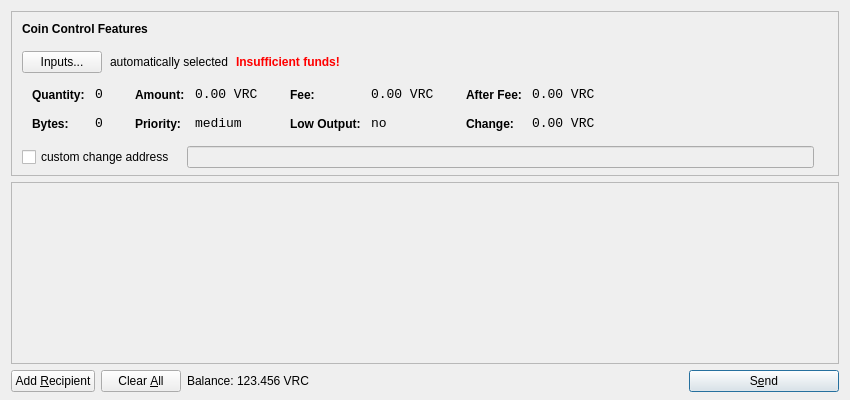
<?xml version="1.0" encoding="UTF-8"?>
<ui version="4.0">
 <class>SendCoinsDialog</class>
 <widget class="QDialog" name="SendCoinsDialog">
  <property name="geometry">
   <rect>
    <x>0</x>
    <y>0</y>
    <width>850</width>
    <height>400</height>
   </rect>
  </property>
  <property name="windowTitle">
   <string>Send Coins</string>
  </property>
  <layout class="QVBoxLayout" name="verticalLayout" stretch="0,1,0">
   <property name="bottomMargin">
    <number>8</number>
   </property>
   <item>
    <widget class="QFrame" name="frameCoinControl">
     <property name="sizePolicy">
      <sizepolicy hsizetype="Expanding" vsizetype="Expanding">
       <horstretch>0</horstretch>
       <verstretch>0</verstretch>
      </sizepolicy>
     </property>
     <property name="maximumSize">
      <size>
       <width>16777215</width>
       <height>16777215</height>
      </size>
     </property>
     <property name="frameShape">
      <enum>QFrame::StyledPanel</enum>
     </property>
     <property name="frameShadow">
      <enum>QFrame::Sunken</enum>
     </property>
     <layout class="QVBoxLayout" name="verticalLayoutCoinControl2">
      <property name="spacing">
       <number>-1</number>
      </property>
      <property name="leftMargin">
       <number>0</number>
      </property>
      <property name="topMargin">
       <number>0</number>
      </property>
      <property name="rightMargin">
       <number>0</number>
      </property>
      <property name="bottomMargin">
       <number>6</number>
      </property>
      <item>
       <layout class="QVBoxLayout" name="verticalLayoutCoinControl" stretch="0,0,0,0,1">
        <property name="spacing">
         <number>0</number>
        </property>
        <property name="leftMargin">
         <number>10</number>
        </property>
        <property name="topMargin">
         <number>10</number>
        </property>
        <item>
         <layout class="QHBoxLayout" name="horizontalLayoutCoinControl1">
          <property name="bottomMargin">
           <number>15</number>
          </property>
          <item>
           <widget class="QLabel" name="labelCoinControlFeatures">
            <property name="sizePolicy">
             <sizepolicy hsizetype="Preferred" vsizetype="Maximum">
              <horstretch>0</horstretch>
              <verstretch>0</verstretch>
             </sizepolicy>
            </property>
            <property name="font">
             <font>
              <weight>75</weight>
              <bold>true</bold>
             </font>
            </property>
            <property name="styleSheet">
             <string notr="true">font-weight:bold;</string>
            </property>
            <property name="text">
             <string>Coin Control Features</string>
            </property>
           </widget>
          </item>
         </layout>
        </item>
        <item>
         <layout class="QHBoxLayout" name="horizontalLayoutCoinControl2" stretch="0,0,0,0">
          <property name="spacing">
           <number>8</number>
          </property>
          <property name="bottomMargin">
           <number>10</number>
          </property>
          <item>
           <widget class="QPushButton" name="pushButtonCoinControl">
            <property name="styleSheet">
             <string notr="true"/>
            </property>
            <property name="text">
             <string>Inputs...</string>
            </property>
           </widget>
          </item>
          <item>
           <widget class="QLabel" name="labelCoinControlAutomaticallySelected">
            <property name="text">
             <string>automatically selected</string>
            </property>
            <property name="margin">
             <number>5</number>
            </property>
           </widget>
          </item>
          <item>
           <widget class="QLabel" name="labelCoinControlInsuffFunds">
            <property name="font">
             <font>
              <weight>75</weight>
              <bold>true</bold>
             </font>
            </property>
            <property name="styleSheet">
             <string notr="true">color:red;font-weight:bold;</string>
            </property>
            <property name="text">
             <string>Insufficient funds!</string>
            </property>
            <property name="margin">
             <number>5</number>
            </property>
           </widget>
          </item>
          <item>
           <spacer name="horizontalSpacerCoinControl">
            <property name="orientation">
             <enum>Qt::Horizontal</enum>
            </property>
            <property name="sizeHint" stdset="0">
             <size>
              <width>40</width>
              <height>1</height>
             </size>
            </property>
           </spacer>
          </item>
         </layout>
        </item>
        <item>
         <widget class="QWidget" name="widgetCoinControl" native="true">
          <property name="sizePolicy">
           <sizepolicy hsizetype="Preferred" vsizetype="Preferred">
            <horstretch>0</horstretch>
            <verstretch>0</verstretch>
           </sizepolicy>
          </property>
          <property name="minimumSize">
           <size>
            <width>0</width>
            <height>0</height>
           </size>
          </property>
          <property name="styleSheet">
           <string notr="true"/>
          </property>
          <layout class="QHBoxLayout" name="horizontalLayoutCoinControl5">
           <property name="margin">
            <number>0</number>
           </property>
           <item>
            <layout class="QHBoxLayout" name="horizontalLayoutCoinControl3" stretch="0,0,0,1">
             <property name="spacing">
              <number>20</number>
             </property>
             <property name="topMargin">
              <number>0</number>
             </property>
             <property name="bottomMargin">
              <number>10</number>
             </property>
             <item>
              <layout class="QFormLayout" name="formLayoutCoinControl1">
               <property name="horizontalSpacing">
                <number>10</number>
               </property>
               <property name="verticalSpacing">
                <number>14</number>
               </property>
               <property name="leftMargin">
                <number>10</number>
               </property>
               <property name="topMargin">
                <number>4</number>
               </property>
               <property name="rightMargin">
                <number>6</number>
               </property>
               <item row="0" column="0">
                <widget class="QLabel" name="labelCoinControlQuantityText">
                 <property name="styleSheet">
                  <string notr="true">font-weight:bold;</string>
                 </property>
                 <property name="text">
                  <string>Quantity:</string>
                 </property>
                 <property name="margin">
                  <number>0</number>
                 </property>
                </widget>
               </item>
               <item row="0" column="1">
                <widget class="QLabel" name="labelCoinControlQuantity">
                 <property name="font">
                  <font>
                   <family>Monospace</family>
                   <pointsize>10</pointsize>
                  </font>
                 </property>
                 <property name="cursor">
                  <cursorShape>IBeamCursor</cursorShape>
                 </property>
                 <property name="contextMenuPolicy">
                  <enum>Qt::ActionsContextMenu</enum>
                 </property>
                 <property name="text">
                  <string notr="true">0</string>
                 </property>
                 <property name="margin">
                  <number>0</number>
                 </property>
                 <property name="textInteractionFlags">
                  <set>Qt::LinksAccessibleByMouse|Qt::TextSelectableByKeyboard|Qt::TextSelectableByMouse</set>
                 </property>
                </widget>
               </item>
               <item row="1" column="0">
                <widget class="QLabel" name="labelCoinControlBytesText">
                 <property name="styleSheet">
                  <string notr="true">font-weight:bold;</string>
                 </property>
                 <property name="text">
                  <string>Bytes:</string>
                 </property>
                </widget>
               </item>
               <item row="1" column="1">
                <widget class="QLabel" name="labelCoinControlBytes">
                 <property name="font">
                  <font>
                   <family>Monospace</family>
                   <pointsize>10</pointsize>
                  </font>
                 </property>
                 <property name="cursor">
                  <cursorShape>IBeamCursor</cursorShape>
                 </property>
                 <property name="contextMenuPolicy">
                  <enum>Qt::ActionsContextMenu</enum>
                 </property>
                 <property name="text">
                  <string notr="true">0</string>
                 </property>
                 <property name="textInteractionFlags">
                  <set>Qt::LinksAccessibleByMouse|Qt::TextSelectableByKeyboard|Qt::TextSelectableByMouse</set>
                 </property>
                </widget>
               </item>
              </layout>
             </item>
             <item>
              <layout class="QFormLayout" name="formLayoutCoinControl2">
               <property name="horizontalSpacing">
                <number>10</number>
               </property>
               <property name="verticalSpacing">
                <number>14</number>
               </property>
               <property name="leftMargin">
                <number>6</number>
               </property>
               <property name="topMargin">
                <number>4</number>
               </property>
               <property name="rightMargin">
                <number>6</number>
               </property>
               <item row="0" column="0">
                <widget class="QLabel" name="labelCoinControlAmountText">
                 <property name="styleSheet">
                  <string notr="true">font-weight:bold;</string>
                 </property>
                 <property name="text">
                  <string>Amount:</string>
                 </property>
                 <property name="margin">
                  <number>0</number>
                 </property>
                </widget>
               </item>
               <item row="0" column="1">
                <widget class="QLabel" name="labelCoinControlAmount">
                 <property name="font">
                  <font>
                   <family>Monospace</family>
                   <pointsize>10</pointsize>
                  </font>
                 </property>
                 <property name="cursor">
                  <cursorShape>IBeamCursor</cursorShape>
                 </property>
                 <property name="contextMenuPolicy">
                  <enum>Qt::ActionsContextMenu</enum>
                 </property>
                 <property name="text">
                  <string notr="true">0.00 VRC</string>
                 </property>
                 <property name="textInteractionFlags">
                  <set>Qt::LinksAccessibleByMouse|Qt::TextSelectableByKeyboard|Qt::TextSelectableByMouse</set>
                 </property>
                </widget>
               </item>
               <item row="1" column="0">
                <widget class="QLabel" name="labelCoinControlPriorityText">
                 <property name="styleSheet">
                  <string notr="true">font-weight:bold;</string>
                 </property>
                 <property name="text">
                  <string>Priority:</string>
                 </property>
                </widget>
               </item>
               <item row="1" column="1">
                <widget class="QLabel" name="labelCoinControlPriority">
                 <property name="font">
                  <font>
                   <family>Monospace</family>
                   <pointsize>10</pointsize>
                  </font>
                 </property>
                 <property name="cursor">
                  <cursorShape>IBeamCursor</cursorShape>
                 </property>
                 <property name="contextMenuPolicy">
                  <enum>Qt::ActionsContextMenu</enum>
                 </property>
                 <property name="text">
                  <string>medium</string>
                 </property>
                 <property name="textInteractionFlags">
                  <set>Qt::LinksAccessibleByMouse|Qt::TextSelectableByKeyboard|Qt::TextSelectableByMouse</set>
                 </property>
                </widget>
               </item>
              </layout>
             </item>
             <item>
              <layout class="QFormLayout" name="formLayoutCoinControl3">
               <property name="horizontalSpacing">
                <number>10</number>
               </property>
               <property name="verticalSpacing">
                <number>14</number>
               </property>
               <property name="leftMargin">
                <number>6</number>
               </property>
               <property name="topMargin">
                <number>4</number>
               </property>
               <property name="rightMargin">
                <number>6</number>
               </property>
               <item row="0" column="0">
                <widget class="QLabel" name="labelCoinControlFeeText">
                 <property name="styleSheet">
                  <string notr="true">font-weight:bold;</string>
                 </property>
                 <property name="text">
                  <string>Fee:</string>
                 </property>
                 <property name="margin">
                  <number>0</number>
                 </property>
                </widget>
               </item>
               <item row="0" column="1">
                <widget class="QLabel" name="labelCoinControlFee">
                 <property name="font">
                  <font>
                   <family>Monospace</family>
                   <pointsize>10</pointsize>
                  </font>
                 </property>
                 <property name="cursor">
                  <cursorShape>IBeamCursor</cursorShape>
                 </property>
                 <property name="contextMenuPolicy">
                  <enum>Qt::ActionsContextMenu</enum>
                 </property>
                 <property name="text">
                  <string notr="true">0.00 VRC</string>
                 </property>
                 <property name="textInteractionFlags">
                  <set>Qt::LinksAccessibleByMouse|Qt::TextSelectableByKeyboard|Qt::TextSelectableByMouse</set>
                 </property>
                </widget>
               </item>
               <item row="1" column="0">
                <widget class="QLabel" name="labelCoinControlLowOutputText">
                 <property name="styleSheet">
                  <string notr="true">font-weight:bold;</string>
                 </property>
                 <property name="text">
                  <string>Low Output:</string>
                 </property>
                </widget>
               </item>
               <item row="1" column="1">
                <widget class="QLabel" name="labelCoinControlLowOutput">
                 <property name="font">
                  <font>
                   <family>Monospace</family>
                   <pointsize>10</pointsize>
                  </font>
                 </property>
                 <property name="cursor">
                  <cursorShape>IBeamCursor</cursorShape>
                 </property>
                 <property name="contextMenuPolicy">
                  <enum>Qt::ActionsContextMenu</enum>
                 </property>
                 <property name="text">
                  <string>no</string>
                 </property>
                 <property name="textInteractionFlags">
                  <set>Qt::LinksAccessibleByMouse|Qt::TextSelectableByKeyboard|Qt::TextSelectableByMouse</set>
                 </property>
                </widget>
               </item>
              </layout>
             </item>
             <item>
              <layout class="QFormLayout" name="formLayoutCoinControl4">
               <property name="horizontalSpacing">
                <number>10</number>
               </property>
               <property name="verticalSpacing">
                <number>14</number>
               </property>
               <property name="leftMargin">
                <number>6</number>
               </property>
               <property name="topMargin">
                <number>4</number>
               </property>
               <property name="rightMargin">
                <number>6</number>
               </property>
               <item row="0" column="0">
                <widget class="QLabel" name="labelCoinControlAfterFeeText">
                 <property name="styleSheet">
                  <string notr="true">font-weight:bold;</string>
                 </property>
                 <property name="text">
                  <string>After Fee:</string>
                 </property>
                 <property name="margin">
                  <number>0</number>
                 </property>
                </widget>
               </item>
               <item row="0" column="1">
                <widget class="QLabel" name="labelCoinControlAfterFee">
                 <property name="font">
                  <font>
                   <family>Monospace</family>
                   <pointsize>10</pointsize>
                  </font>
                 </property>
                 <property name="cursor">
                  <cursorShape>IBeamCursor</cursorShape>
                 </property>
                 <property name="contextMenuPolicy">
                  <enum>Qt::ActionsContextMenu</enum>
                 </property>
                 <property name="text">
                  <string notr="true">0.00 VRC</string>
                 </property>
                 <property name="textInteractionFlags">
                  <set>Qt::LinksAccessibleByMouse|Qt::TextSelectableByKeyboard|Qt::TextSelectableByMouse</set>
                 </property>
                </widget>
               </item>
               <item row="1" column="0">
                <widget class="QLabel" name="labelCoinControlChangeText">
                 <property name="styleSheet">
                  <string notr="true">font-weight:bold;</string>
                 </property>
                 <property name="text">
                  <string>Change:</string>
                 </property>
                </widget>
               </item>
               <item row="1" column="1">
                <widget class="QLabel" name="labelCoinControlChange">
                 <property name="font">
                  <font>
                   <family>Monospace</family>
                   <pointsize>10</pointsize>
                  </font>
                 </property>
                 <property name="cursor">
                  <cursorShape>IBeamCursor</cursorShape>
                 </property>
                 <property name="contextMenuPolicy">
                  <enum>Qt::ActionsContextMenu</enum>
                 </property>
                 <property name="text">
                  <string notr="true">0.00 VRC</string>
                 </property>
                 <property name="textInteractionFlags">
                  <set>Qt::LinksAccessibleByMouse|Qt::TextSelectableByKeyboard|Qt::TextSelectableByMouse</set>
                 </property>
                </widget>
               </item>
              </layout>
             </item>
            </layout>
           </item>
          </layout>
         </widget>
        </item>
        <item>
         <layout class="QHBoxLayout" name="horizontalLayoutCoinControl4" stretch="0,0,0">
          <property name="spacing">
           <number>12</number>
          </property>
          <property name="sizeConstraint">
           <enum>QLayout::SetDefaultConstraint</enum>
          </property>
          <property name="topMargin">
           <number>5</number>
          </property>
          <property name="rightMargin">
           <number>5</number>
          </property>
          <item>
           <widget class="QCheckBox" name="checkBoxCoinControlChange">
            <property name="text">
             <string>custom change address</string>
            </property>
           </widget>
          </item>
          <item>
           <widget class="QLineEdit" name="lineEditCoinControlChange">
            <property name="enabled">
             <bool>false</bool>
            </property>
            <property name="sizePolicy">
             <sizepolicy hsizetype="Expanding" vsizetype="Fixed">
              <horstretch>0</horstretch>
              <verstretch>0</verstretch>
             </sizepolicy>
            </property>
           </widget>
          </item>
          <item>
           <widget class="QLabel" name="labelCoinControlChangeLabel">
            <property name="sizePolicy">
             <sizepolicy hsizetype="Preferred" vsizetype="Expanding">
              <horstretch>0</horstretch>
              <verstretch>0</verstretch>
             </sizepolicy>
            </property>
            <property name="minimumSize">
             <size>
              <width>0</width>
              <height>0</height>
             </size>
            </property>
            <property name="text">
             <string/>
            </property>
            <property name="margin">
             <number>3</number>
            </property>
           </widget>
          </item>
         </layout>
        </item>
        <item>
         <spacer name="verticalSpacerCoinControl">
          <property name="orientation">
           <enum>Qt::Vertical</enum>
          </property>
          <property name="sizeHint" stdset="0">
           <size>
            <width>800</width>
            <height>1</height>
           </size>
          </property>
         </spacer>
        </item>
       </layout>
      </item>
     </layout>
    </widget>
   </item>
   <item>
    <widget class="QScrollArea" name="scrollArea">
     <property name="widgetResizable">
      <bool>true</bool>
     </property>
     <widget class="QWidget" name="scrollAreaWidgetContents">
      <property name="geometry">
       <rect>
        <x>0</x>
        <y>0</y>
        <width>830</width>
        <height>165</height>
       </rect>
      </property>
      <layout class="QVBoxLayout" name="verticalLayout_2">
       <property name="margin">
        <number>0</number>
       </property>
       <item>
        <layout class="QVBoxLayout" name="entries">
         <property name="spacing">
          <number>6</number>
         </property>
        </layout>
       </item>
       <item>
        <spacer name="verticalSpacer">
         <property name="orientation">
          <enum>Qt::Vertical</enum>
         </property>
         <property name="sizeHint" stdset="0">
          <size>
           <width>20</width>
           <height>40</height>
          </size>
         </property>
        </spacer>
       </item>
      </layout>
     </widget>
    </widget>
   </item>
   <item>
    <layout class="QHBoxLayout" name="horizontalLayout">
     <item>
      <widget class="QPushButton" name="addButton">
       <property name="toolTip">
        <string>Send to multiple recipients at once</string>
       </property>
       <property name="text">
        <string>Add &amp;Recipient</string>
       </property>
       <property name="icon">
        <iconset resource="../viruscoin.qrc">
         <normaloff>:/icons/add</normaloff>:/icons/add</iconset>
       </property>
       <property name="autoDefault">
        <bool>false</bool>
       </property>
      </widget>
     </item>
     <item>
      <widget class="QPushButton" name="clearButton">
       <property name="sizePolicy">
        <sizepolicy hsizetype="Minimum" vsizetype="Fixed">
         <horstretch>0</horstretch>
         <verstretch>0</verstretch>
        </sizepolicy>
       </property>
       <property name="toolTip">
        <string>Remove all transaction fields</string>
       </property>
       <property name="text">
        <string>Clear &amp;All</string>
       </property>
       <property name="icon">
        <iconset resource="../viruscoin.qrc">
         <normaloff>:/icons/remove</normaloff>:/icons/remove</iconset>
       </property>
       <property name="autoRepeatDelay">
        <number>300</number>
       </property>
       <property name="autoDefault">
        <bool>false</bool>
       </property>
      </widget>
     </item>
     <item>
      <layout class="QHBoxLayout" name="horizontalLayout_2">
       <property name="spacing">
        <number>3</number>
       </property>
       <item>
        <widget class="QLabel" name="label">
         <property name="text">
          <string>Balance:</string>
         </property>
        </widget>
       </item>
       <item>
        <widget class="QLabel" name="labelBalance">
         <property name="cursor">
          <cursorShape>IBeamCursor</cursorShape>
         </property>
         <property name="text">
          <string>123.456 VRC</string>
         </property>
         <property name="textInteractionFlags">
          <set>Qt::LinksAccessibleByMouse|Qt::TextSelectableByKeyboard|Qt::TextSelectableByMouse</set>
         </property>
        </widget>
       </item>
      </layout>
     </item>
     <item>
      <spacer name="horizontalSpacer">
       <property name="orientation">
        <enum>Qt::Horizontal</enum>
       </property>
       <property name="sizeHint" stdset="0">
        <size>
         <width>40</width>
         <height>20</height>
        </size>
       </property>
      </spacer>
     </item>
     <item>
      <widget class="QPushButton" name="sendButton">
       <property name="minimumSize">
        <size>
         <width>150</width>
         <height>0</height>
        </size>
       </property>
       <property name="toolTip">
        <string>Confirm the send action</string>
       </property>
       <property name="text">
        <string>S&amp;end</string>
       </property>
       <property name="icon">
        <iconset resource="../viruscoin.qrc">
         <normaloff>:/icons/send</normaloff>:/icons/send</iconset>
       </property>
       <property name="default">
        <bool>true</bool>
       </property>
      </widget>
     </item>
    </layout>
   </item>
  </layout>
 </widget>
 <resources>
  <include location="../viruscoin.qrc"/>
 </resources>
 <connections/>
</ui>
